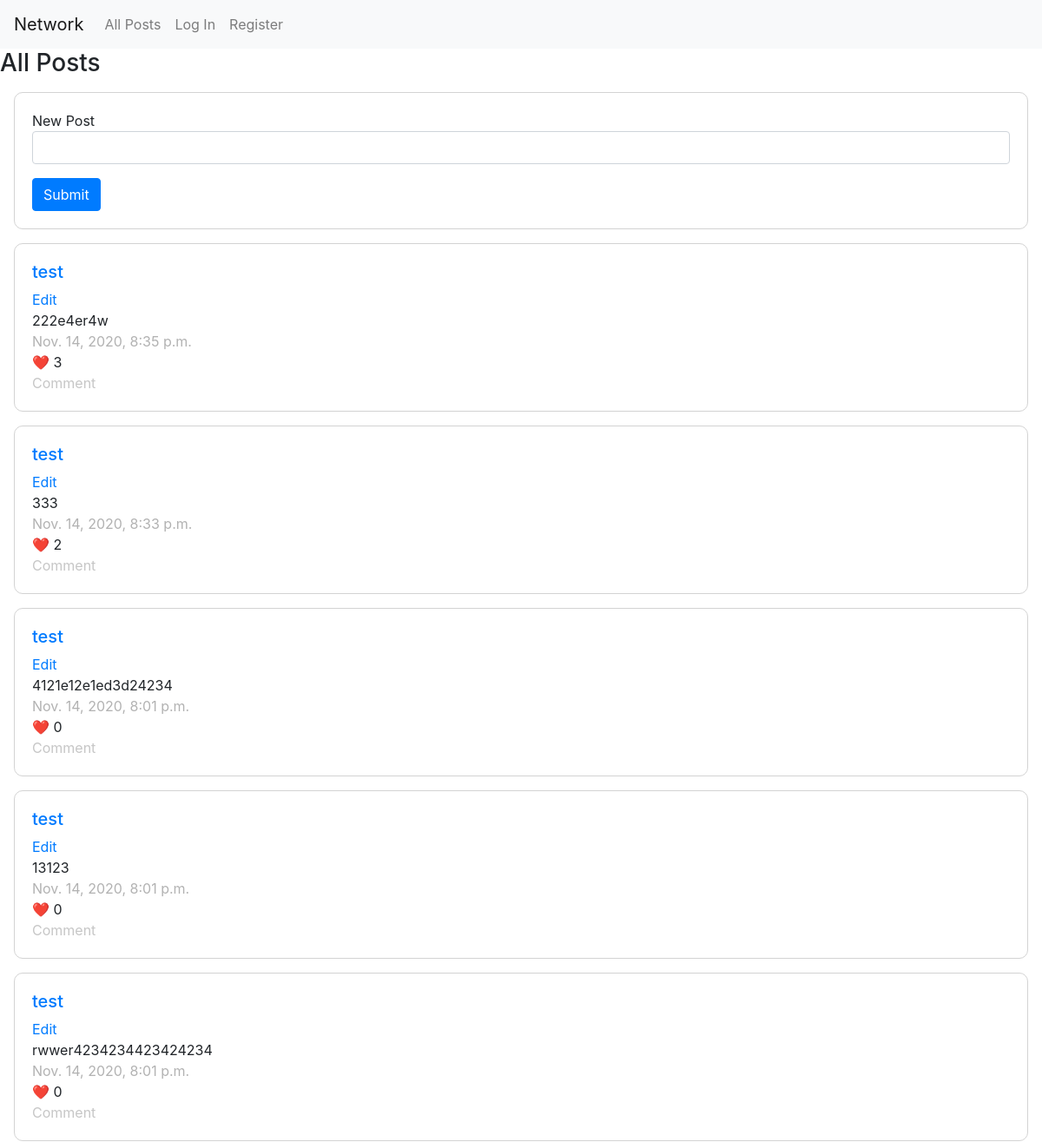
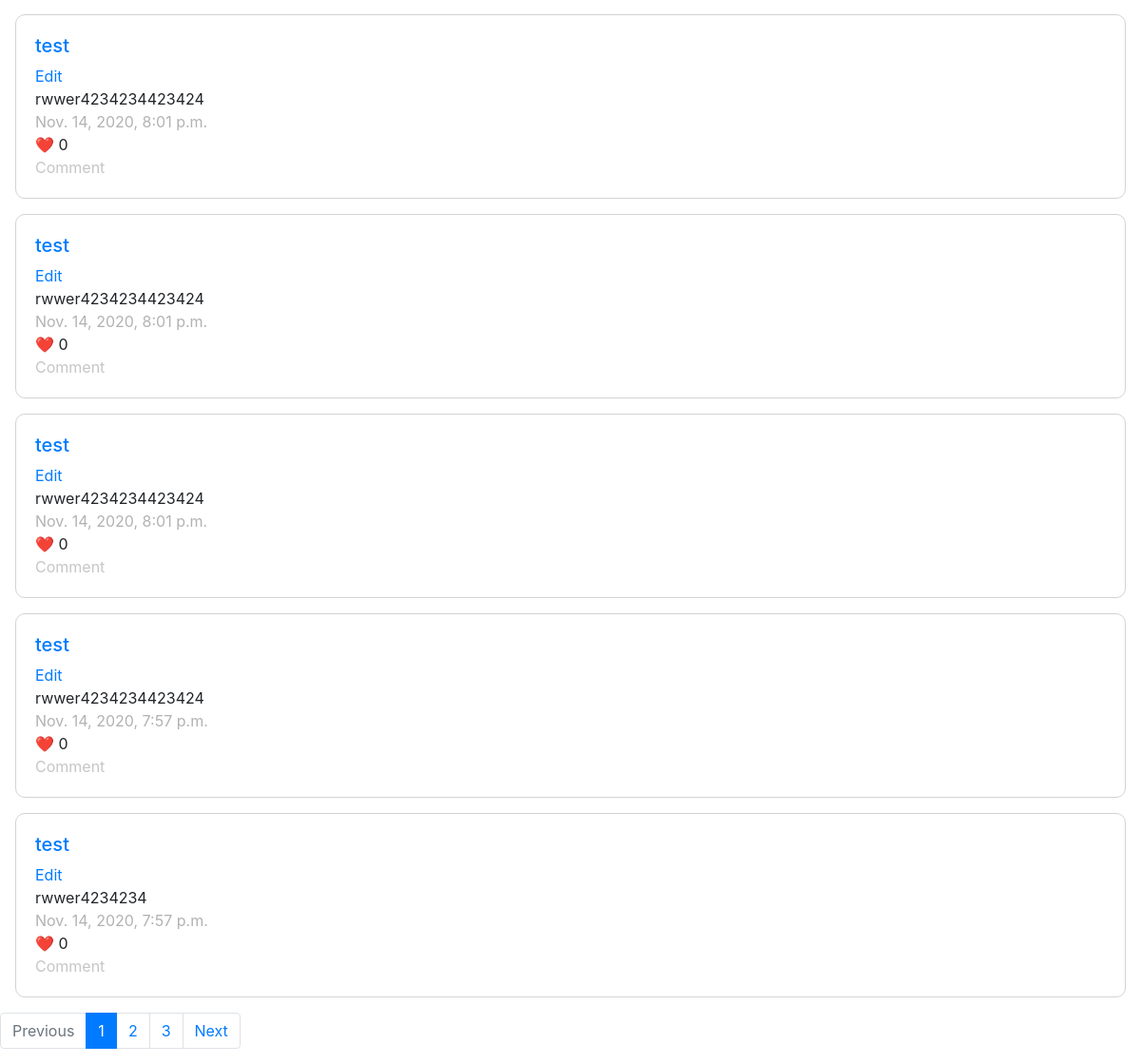
Page /posts/all on the committed database (2 pictures, top to bottom).
### network/models.py (models this page shows, shortened)
class Post(models.Model):
    user = models.ForeignKey("User", on_delete=models.CASCADE, related_name="user")
    text = models.CharField(max_length=255)
    likes = models.ManyToManyField('User', blank=True, related_name='likes')
    timestamp = models.DateTimeField(auto_now_add=True)

class User(AbstractUser):
    pass

### network/views.py (the view)
# urls.py: path("posts/<str:postbox>", views.posts, name="posts"),
def posts(request, postbox):
    posts = post_paginator(request, postbox)
    return render(request, 'network/index.html', { 'posts': posts })

### network/views.py (called while the page is built)
def post_paginator(request, username):
    if User.objects.filter(username=username).exists():
        user = User.objects.get(username=username)
        posts = Post.objects.filter(user=user)
    else:
        posts = Post.objects.all()
    posts = posts.order_by("-timestamp")
    page = request.GET.get('page', 1)
    paginator = Paginator(posts, 10)
    try:
        posts = paginator.page(page)
    except PageNotAnInteger:
        posts = paginator.page(1)
    except EmptyPage:
        posts = paginator.page(paginator.num_pages)
    return posts

### network/templates/network/index.html (shortened to what this page needs)
{% extends "network/layout.html" %}
{% load static %}
{% block body %}
    <div>
        <h3>All Posts</h3>
        <form class='card-body' method="post">
            <div class="form-group">
                New Post
                <input id='post-text' class='form-control'>
            </div>
            <input onclick='create_post()' type="submit" class="btn btn-primary">
        </form>
    </div>
    {% for post in posts %}
    <div id='{{post.id}}' class="card-body post">
        <h5><a href="/profile/{{post.user}}">{{post.user}}</a></h5>
        <a href=# class='edit'>Edit</a>
        <span id='edit_text' style="display: block">{{post.text}}</span>
        <span style='color:#b2b2b2'>{{post.timestamp}}</span>
        <span id='like' class='like'>❤️ {{post.likes.all.count}}</span>
        <a style='color:#c6c6c6'>Comment</a>
    </div>
    {% endfor %}
{% if posts.has_other_pages %}
  <ul class="pagination">
    {% if posts.has_previous %}
      <li class="page-item"><a class="page-link" href="?page={{ posts.previous_page_number }}">Previous</a></li>
    {% else %}
      <li class="page-item disabled">
        <span class="page-link" href="#" tabindex="-1" aria-disabled="true">Previous</span>
      </li>
    {% endif %}
    {% for i in posts.paginator.page_range %}
      {% if posts.number == i %}
        <li class="page-item active" aria-current="page">
        <a class="page-link" href="#">{{ i }} <span class="sr-only">(current)</span></a>
      {% else %}
        <li class="page-item"><a class="page-link" href="?page={{ i }}">{{ i }}</a></li>
      {% endif %}
    {% endfor %}
    {% if posts.has_next %}
      <li class="page-item"><a class="page-link" href="?page={{ posts.next_page_number }}">Next</a></li>
    {% else %}
      <li class="page-item disabled">
        <span class="page-link" href="#" tabindex="-1" aria-disabled="true">Next</span>
      </li>
    {% endif %}
  </ul>
{% endif %}
{% endblock %}

### network/static/network/styles.css (style rules this page uses)
.card-body { margin: 1em; border: 1px solid lightgray; border-radius: 10px; }
.post { display: flex; flex-direction: column; }

### rows in the picture
Post: user "test", text "222e4er4w", timestamp "Nov. 14, 2020, 8:35 p.m.", likes.all.count "3"
Post: user "test", text "333", timestamp "Nov. 14, 2020, 8:33 p.m.", likes.all.count "2"
Post: user "test", text "4121e12e1ed3d24234", timestamp "Nov. 14, 2020, 8:01 p.m.", likes.all.count "0"
Post: user "test", text "13123", timestamp "Nov. 14, 2020, 8:01 p.m.", likes.all.count "0"
Post: user "test", text "rwwer4234234423424234", timestamp "Nov. 14, 2020, 8:01 p.m.", likes.all.count "0"
Post: user "test", text "rwwer4234234423424", timestamp "Nov. 14, 2020, 8:01 p.m.", likes.all.count "0"
Post: user "test", text "rwwer4234234423424", timestamp "Nov. 14, 2020, 8:01 p.m.", likes.all.count "0"
Post: user "test", text "rwwer4234234423424", timestamp "Nov. 14, 2020, 8:01 p.m.", likes.all.count "0"
Post: user "test", text "rwwer4234234423424", timestamp "Nov. 14, 2020, 7:57 p.m.", likes.all.count "0"
Post: user "test", text "rwwer4234234", timestamp "Nov. 14, 2020, 7:57 p.m.", likes.all.count "0"

### other values in the picture
{{ i }} "1"
{{ i }} "2" "3"
